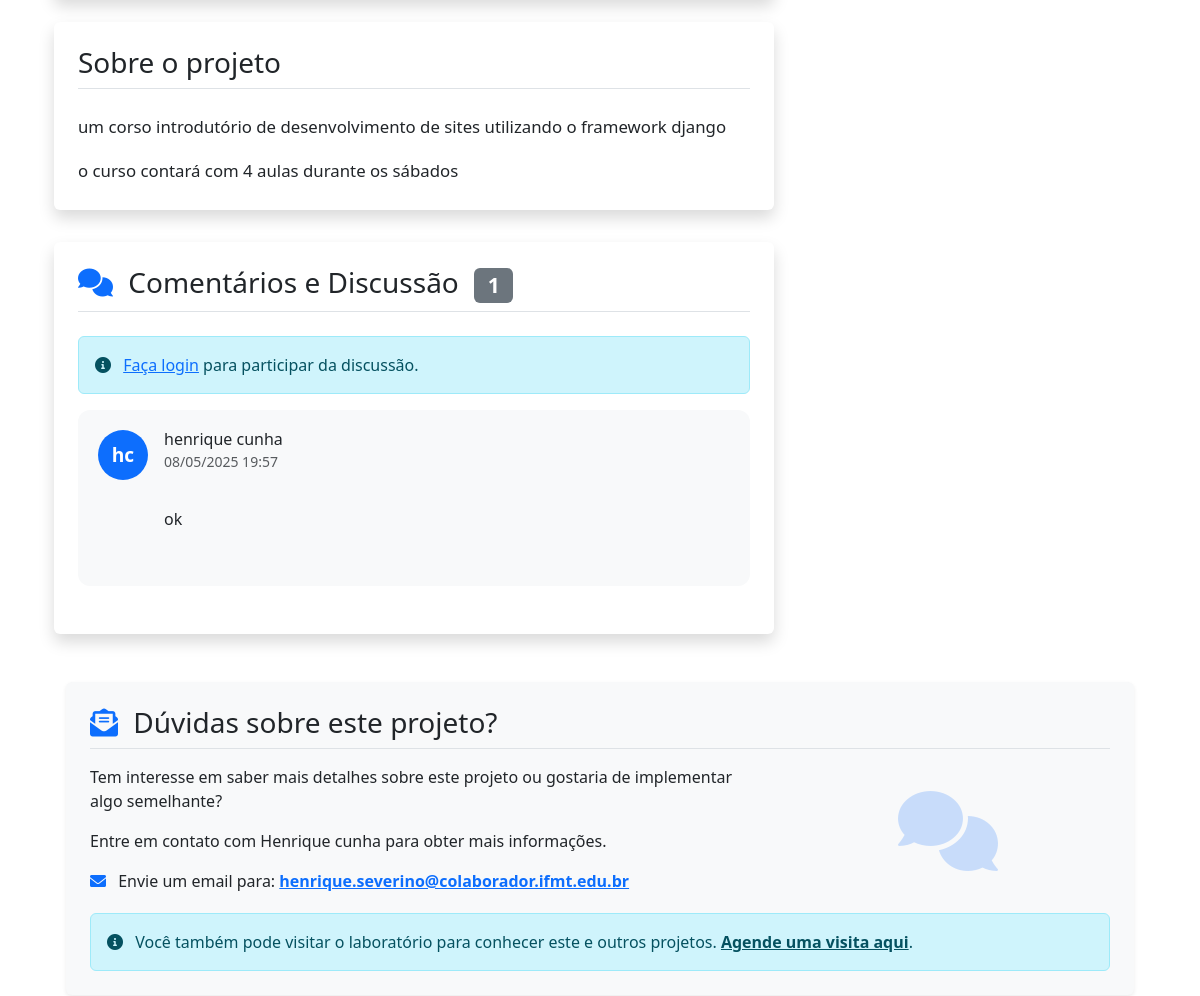
/projetos/curso-de-django/ (middle part), run on an earlier commit of the app's database.
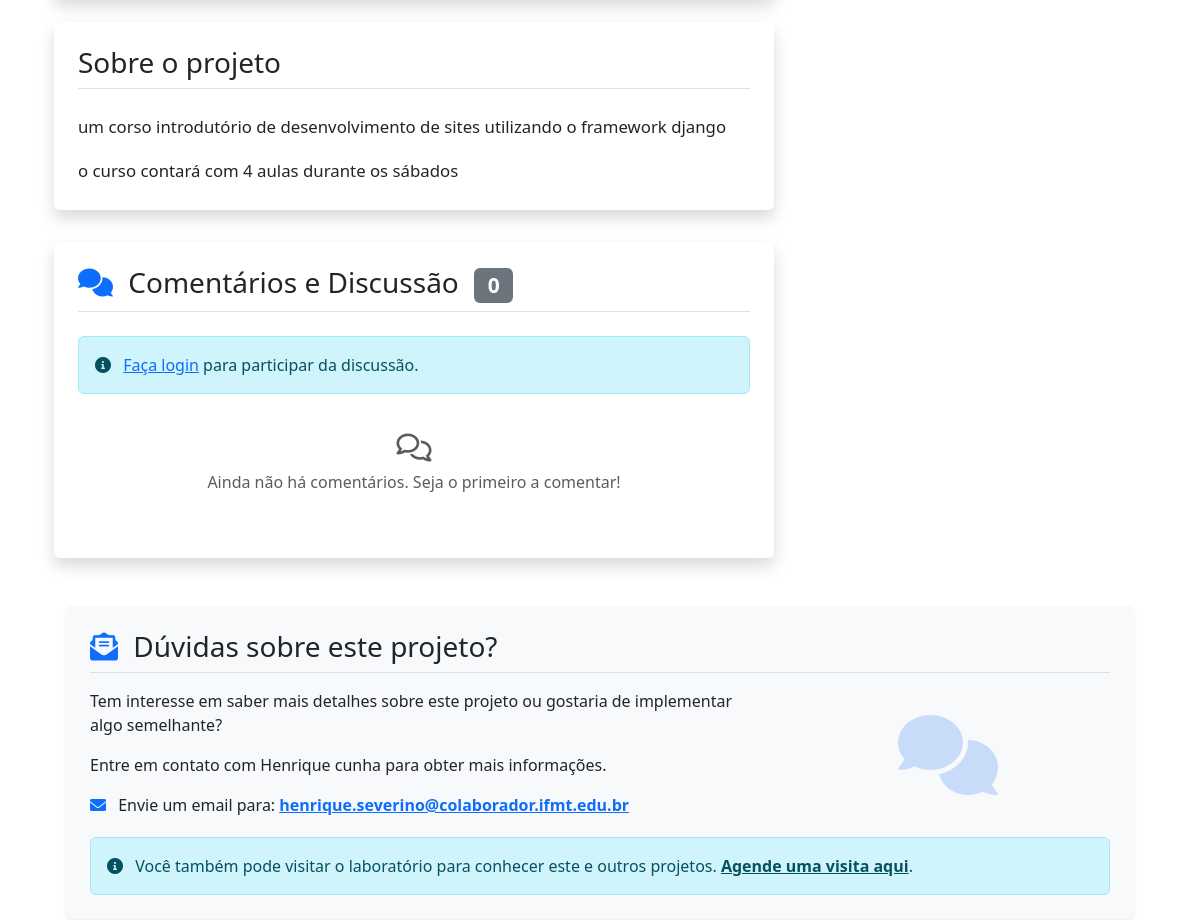
And on a later commit of the database.
### projetos/models.py (models this page shows, shortened)
class ComentarioProjeto(models.Model):
    projeto = models.ForeignKey(Projeto, on_delete=models.CASCADE, related_name='comentarios')
    autor = models.ForeignKey(User, on_delete=models.SET_NULL, null=True, related_name='comentarios_projeto')
    texto = models.TextField()
    comentario_pai = models.ForeignKey('self', on_delete=models.CASCADE, null=True, blank=True,
                                      related_name='respostas')
    aprovado = models.BooleanField(default=True)
    destacado = models.BooleanField(default=False, help_text="Destacar este comentário")
    data_criacao = models.DateTimeField(auto_now_add=True)
    data_atualizacao = models.DateTimeField(auto_now=True)
    class Meta:
        verbose_name = 'Comentário do Projeto'
        verbose_name_plural = 'Comentários dos Projetos'
        ordering = ['-data_criacao']

### users/models.py (models this page shows, shortened)
class CustomUser(AbstractUser):
    username = None
    first_name = models.CharField(_("first name"), max_length=150, blank=False)
    last_name = models.CharField(_("last name"), max_length=150, blank=False)
    email = models.EmailField(_("email address"), blank=False, unique=True,
                              error_messages={"unique": _("Um usuário com este email já está cadastrado.")})
    id = models.CharField(_("matricula"),
        max_length=13,
        unique=True,
        primary_key=True,
        help_text=_(
            "Seu número de matrícula do SUAP ou SIAPE. Apenas números."
        ),
        error_messages={
            "unique": _("Um usuário com este número de matrícula já está cadastrado.")
        }
    )
    USERNAME_FIELD = "id"
    REQUIRED_FIELDS = ["first_name", "last_name", "email"]
    objects = CustomUserManager()

### projetos/views.py (the view)
# urls.py: path('<slug:slug>/', views.projeto_detalhe, name='detalhe'),
def projeto_detalhe(request, slug):
    projeto = get_object_or_404(Projeto, slug=slug, publicado=True)
    if projeto.tags.exists():
        tags = projeto.tags.all()
        projetos_relacionados = Projeto.objects.filter(
            publicado=True,
            tags__in=tags
        ).exclude(id=projeto.id).distinct()[:4]
    else:
        projetos_relacionados = Projeto.objects.filter(
            publicado=True,
            status=projeto.status
        ).exclude(id=projeto.id)[:4]
    comentarios = ComentarioProjeto.objects.filter(
        projeto=projeto,
        aprovado=True,
        comentario_pai__isnull=True
    ).select_related('autor').prefetch_related('respostas')
    return render(request, 'projetos/projeto_detalhe.html', {
        'projeto': projeto,
        'projetos_relacionados': projetos_relacionados,
        'comentarios': comentarios
    })

### logs/context_processors.py (called while the page is built)
def pending_events_count(request):
    context = {'global_pending_count': 0}
    if request.user.is_authenticated and request.user.is_staff:
        context['global_pending_count'] = Event.objects.filter(approved=False).count()
    return context

### users/context_processors.py (called while the page is built)
def registration_requests_count(request):
    pending_count = 0
    if request.user.is_authenticated and request.user.is_superuser:
        pending_count = RegistrationRequest.objects.filter(status='pending').count()
    return {
        'registration_pending_count': pending_count
    }

### projetos/templates/projetos/projeto_detalhe.html (shortened to what the changed rows need)
{% extends 'layout.html' %}
{% load static %}
{% block content %}
<div class="container py-5">
    <div class="row">
        <div class="col-lg-8">
            <div class="project-comments bg-white p-4 rounded shadow">
                <h3 class="border-bottom pb-2 mb-4">
                    <i class="fas fa-comments text-primary me-2"></i>
                    Comentários e Discussão
                    <span class="badge bg-secondary ms-2">{{ comentarios.count }}</span>
                </h3>
                <div class="comments-list">
                    {% if comentarios %}
                        {% for comentario in comentarios %}
                            <div class="comment-item {% if comentario.destacado %}featured-comment{% endif %}" id="comment-{{ comentario.id }}">
                                <div class="d-flex">
                                    <div class="comment-avatar me-3">
                                        {% if comentario.autor.foto %}
                                            <img src="{{ comentario.autor.foto.url }}" class="rounded-circle" alt="{{ comentario.autor.get_full_name }}" width="50" height="50">
                                        {% else %}
                                            <div class="default-avatar rounded-circle d-flex align-items-center justify-content-center">
                                                {{ comentario.autor.first_name|first }}{{ comentario.autor.last_name|first }}
                                            </div>
                                        {% endif %}
                                    </div>
                                    <div class="comment-content flex-grow-1">
                                        <div class="d-flex justify-content-between align-items-center mb-2">
                                            <div>
                                                <h6 class="mb-0">{{ comentario.autor.get_full_name }}</h6>
                                                <span class="text-muted small">{{ comentario.data_criacao|date:"d/m/Y H:i" }}</span>
                                            </div>
                                        </div>
                                        <div class="comment-text mb-2">
                                            {{ comentario.texto|linebreaks }}
                                        </div>
                                    </div>
                                </div>
                            </div>
                        {% endfor %}
                    {% else %}
                        <div class="text-center py-4">
                            <div class="text-muted">
                                <i class="far fa-comments fs-3 mb-2"></i>
                                <p>Ainda não há comentários. Seja o primeiro a comentar!</p>
                            </div>
                        </div>
                    {% endif %}
                </div>
            </div>
        </div>
    </div>
</div>
{% endblock %}

What changed in the data, as far as the page shows it:
removed ComentarioProjeto: autor.first_name|first "h", autor.last_name|first "c", autor.get_full_name "henrique cunha", data_criacao "08/05/2025 19:57", texto "ok"
Also different on the page:
{{ comentarios.count }}: "1" → "0"
text now shown: "Ainda não há comentários. Seja o primeiro a comentar!"
